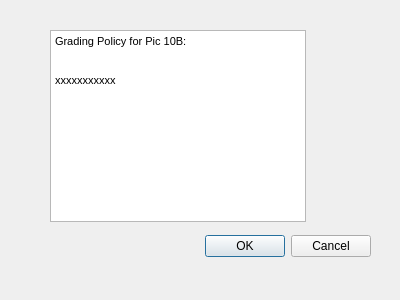
<?xml version="1.0" encoding="UTF-8"?>
<ui version="4.0">
 <class>Grading_Scheme</class>
 <widget class="QDialog" name="Grading_Scheme">
  <property name="geometry">
   <rect>
    <x>0</x>
    <y>0</y>
    <width>400</width>
    <height>300</height>
   </rect>
  </property>
  <property name="windowTitle">
   <string>Dialog</string>
  </property>
  <widget class="QDialogButtonBox" name="buttonBox">
   <property name="geometry">
    <rect>
     <x>30</x>
     <y>230</y>
     <width>341</width>
     <height>32</height>
    </rect>
   </property>
   <property name="orientation">
    <enum>Qt::Horizontal</enum>
   </property>
   <property name="standardButtons">
    <set>QDialogButtonBox::Cancel|QDialogButtonBox::Ok</set>
   </property>
  </widget>
  <widget class="QTextBrowser" name="textBrowser">
   <property name="geometry">
    <rect>
     <x>50</x>
     <y>30</y>
     <width>256</width>
     <height>192</height>
    </rect>
   </property>
   <property name="html">
    <string>&lt;!DOCTYPE HTML PUBLIC &quot;-//W3C//DTD HTML 4.0//EN&quot; &quot;http://www.w3.org/TR/REC-html40/strict.dtd&quot;&gt;
&lt;html&gt;&lt;head&gt;&lt;meta name=&quot;qrichtext&quot; content=&quot;1&quot; /&gt;&lt;style type=&quot;text/css&quot;&gt;
p, li { white-space: pre-wrap; }
&lt;/style&gt;&lt;/head&gt;&lt;body style=&quot; font-family:'MS Shell Dlg 2'; font-size:8pt; font-weight:400; font-style:normal;&quot;&gt;
&lt;p style=&quot; margin-top:0px; margin-bottom:0px; margin-left:0px; margin-right:0px; -qt-block-indent:0; text-indent:0px;&quot;&gt;Grading Policy for Pic 10B:&lt;/p&gt;
&lt;p style=&quot;-qt-paragraph-type:empty; margin-top:0px; margin-bottom:0px; margin-left:0px; margin-right:0px; -qt-block-indent:0; text-indent:0px;&quot;&gt;&lt;br /&gt;&lt;/p&gt;
&lt;p style=&quot;-qt-paragraph-type:empty; margin-top:0px; margin-bottom:0px; margin-left:0px; margin-right:0px; -qt-block-indent:0; text-indent:0px;&quot;&gt;&lt;br /&gt;&lt;/p&gt;
&lt;p style=&quot; margin-top:0px; margin-bottom:0px; margin-left:0px; margin-right:0px; -qt-block-indent:0; text-indent:0px;&quot;&gt;xxxxxxxxxxx&lt;/p&gt;&lt;/body&gt;&lt;/html&gt;</string>
   </property>
  </widget>
 </widget>
 <resources/>
 <connections>
  <connection>
   <sender>buttonBox</sender>
   <signal>accepted()</signal>
   <receiver>Grading_Scheme</receiver>
   <slot>accept()</slot>
   <hints>
    <hint type="sourcelabel">
     <x>248</x>
     <y>254</y>
    </hint>
    <hint type="destinationlabel">
     <x>157</x>
     <y>274</y>
    </hint>
   </hints>
  </connection>
  <connection>
   <sender>buttonBox</sender>
   <signal>rejected()</signal>
   <receiver>Grading_Scheme</receiver>
   <slot>reject()</slot>
   <hints>
    <hint type="sourcelabel">
     <x>316</x>
     <y>260</y>
    </hint>
    <hint type="destinationlabel">
     <x>286</x>
     <y>274</y>
    </hint>
   </hints>
  </connection>
 </connections>
</ui>
